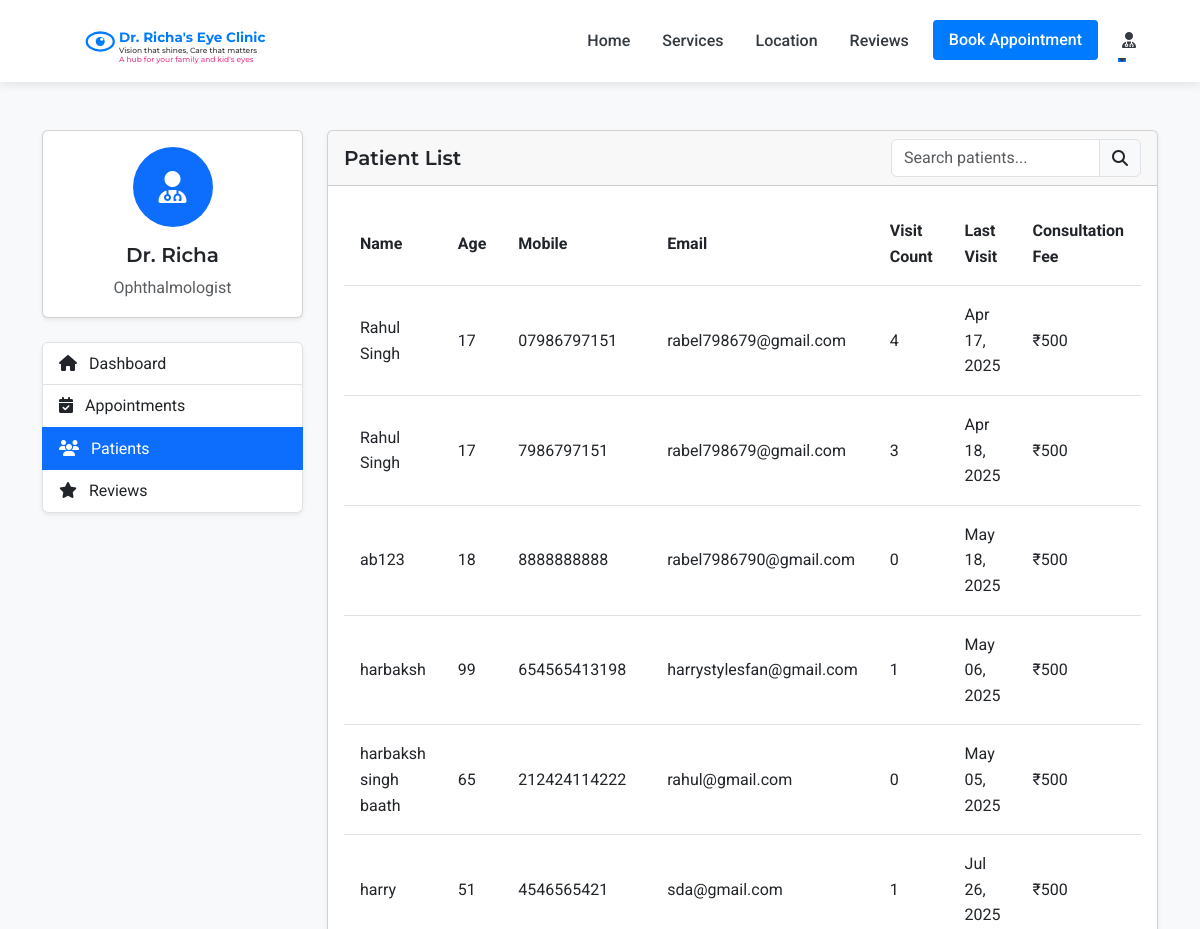
The app's page /admin/patients (signed in, upper part), older data.
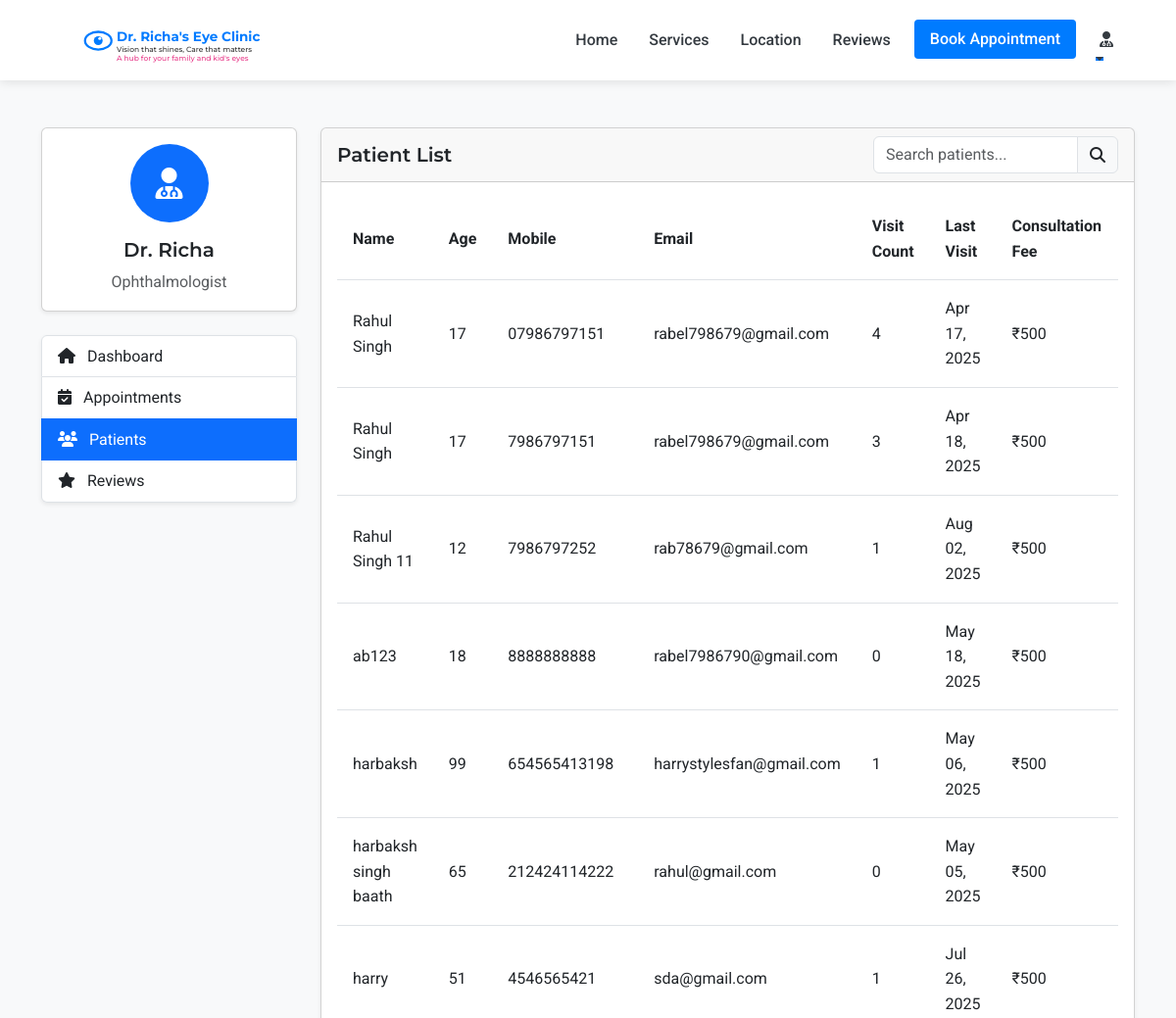
The same page, newer data.
### models.py (models this page shows, shortened)
class Patient(UserMixin, db.Model):
    id = db.Column(db.Integer, primary_key=True)
    full_name = db.Column(db.String(100), nullable=False)
    mobile_number = db.Column(db.String(15), nullable=False)
    email = db.Column(db.String(100), nullable=True)
    age = db.Column(db.Integer, nullable=False)
    password_hash = db.Column(db.String(256), nullable=True)
    is_registered = db.Column(db.Boolean, default=False)
    created_at = db.Column(db.DateTime, nullable=False, default=datetime.utcnow)
    appointments = db.relationship('Appointment', backref='patient', lazy=True)
    doctor_prescriptions = db.relationship('DoctorPrescription', backref='patient', lazy=True)
    optometrist_prescriptions = db.relationship('OptometristPrescription', backref='patient', lazy=True)

class Appointment(db.Model):
    id = db.Column(db.Integer, primary_key=True)
    patient_id = db.Column(db.Integer, db.ForeignKey('patient.id'), nullable=False)
    appointment_date = db.Column(db.Date, nullable=False)
    appointment_time = db.Column(db.Time, nullable=False)
    primary_issue = db.Column(db.Text, nullable=True)
    referral_info = db.Column(db.String(255), nullable=True)
    status = db.Column(db.String(20), default='scheduled')  # scheduled, completed, cancelled
    created_at = db.Column(db.DateTime, default=datetime.utcnow)
    consultation_fee = db.Column(db.Float, nullable=False, default=500.0)
    payment_status = db.Column(db.String(20), default='pending')  # pending, paid

### routes.py (the view)
@app.route('/admin/patients')
@login_required
def admin_patients():
    if not (isinstance(current_user, Admin) or isinstance(current_user, Doctor) or isinstance(current_user, Assistant)):
        flash('Access denied. Staff privileges required.', 'danger')
        return redirect(url_for('index'))
    patients = Patient.query.order_by(Patient.full_name).all()
    return render_template('admin/patients.html', patients=patients)

### app.py (called while the page is built)
@login_manager.user_loader
def load_user(user_id):
    from models import Doctor, Assistant, Admin, Patient
    try:
        if user_id.startswith('doctor_'):
            return Doctor.query.get(int(user_id.split('_')[1]))
        elif user_id.startswith('assistant_'):
            return Assistant.query.get(int(user_id.split('_')[1]))
        elif user_id.startswith('admin_'):
            return Admin.query.get(int(user_id.split('_')[1]))
        else:
            return Patient.query.get(int(user_id))
    except (ValueError, AttributeError):
        return None

### routes.py (called while the page is built)
@app.context_processor
def inject_now():
    return {'now': datetime.now()}

### templates/admin/patients.html (shortened to what the changed rows need)
{% extends 'layout.html' %}
{% block content %}
<section class="py-5 bg-light">
    <div class="container">
        <div class="row">
            <div class="col-lg-9">
                <div class="card shadow-sm">
                    <div class="card-body">
                        <div class="table-responsive">
                            <table class="table table-hover" id="patientsTable">
                                <thead>
                                    <tr>
                                        <th>Name</th>
                                        <th>Age</th>
                                        <th>Mobile</th>
                                        <th>Email</th>
                                        <th>Visit Count</th>
                                        <th>Last Visit</th>
                                        <th>Consultation Fee</th>
                                    </tr>
                                </thead>
                                <tbody>
                                    {% for patient in patients %}
                                        <tr>
                                            <td>{{ patient.full_name }}</td>
                                            <td>{{ patient.age }}</td>
                                            <td>{{ patient.mobile_number }}</td>
                                            <td>{{ patient.email }}</td>
                                            <td>{{ patient.appointments|length }}</td>
                                            <td>
                                                {% if patient.appointments %}
                                                    {% set last_appointment = patient.appointments|sort(attribute='appointment_date', reverse=True)|first %}
                                                    {{ last_appointment.appointment_date.strftime('%b %d, %Y') }}
                                                {% else %}
                                                    {{ patient.created_at.strftime('%b %d, %Y') }}
                                                {% endif %}
                                            </td>
                                            <td>₹500</td>
                                        </tr>
                                    {% endfor %}
                                </tbody>
                            </table>
                        </div>
                    </div>
                </div>
            </div>
        </div>
    </div>
</section>
{% endblock %}

Row changes from the older to the newer data that the page shows:
added Patient: full_name "Rahul Singh 11", age "12", mobile_number "7986797252", email "rab78679@gmail.com", appointments|length "1"
added Appointment: appointment_date "Aug 02, 2025"
